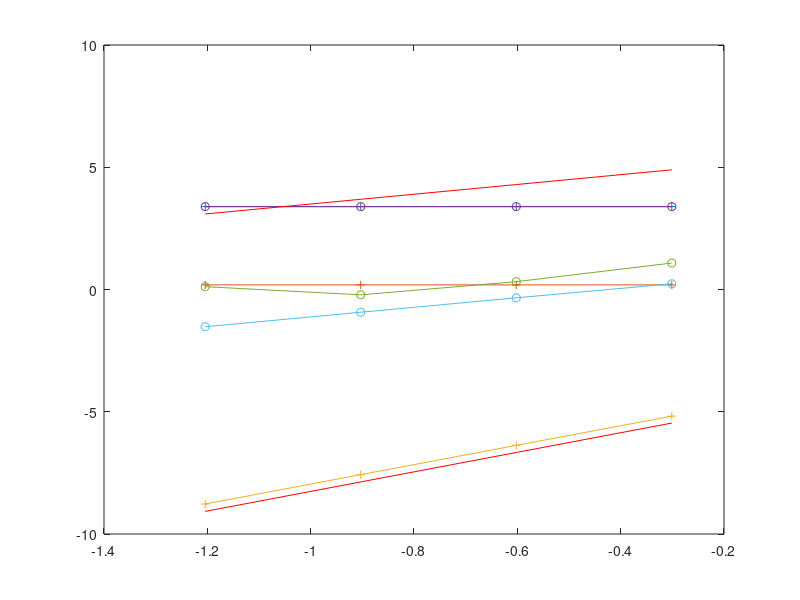

Write the MATLAB code that produced this figure. (Note: this script raises an error after producing the figure.)
clear all; close all; clc;
% exact solution for flux: (1-x)*x*(1+t)^p = bf2(x)/4*(1+t)^p
% exact solution for precusors: (1-x)*x*(1+t)^p = bf2(x)/4*(1+t)^p
p=4;
% pb data
D=1; v=1e0;
beta=0.001; nsf=1.1;sa=1;
lambda=0.1;

% first basis function
bf1=@(x)(1-x).*(0.5-x)*2;
% last basis function
bf3=@(x)x.*(x-0.5)*2;
% middle basis function
bf2=@(x)4*x.*(1-x);
% derivative of the middle basis function
dbf2=@(x)4*(1-2.*x);
% second derivative of the middle basis function
ddbf2=@(x)-8+0.*x;
% temporal component
f = @(t) (1+t)^p;
dfdt = @(t) p*(1+t)^(p-1);

% exact solution for flux and prec
exact=@(x,t) f(t)*bf2(x);

% fem entry for second basis function
b2b2=integral(@(x)bf2(x).*bf2(x),0,1); % used for mass matrix of flux
ddb2=integral(@(x)ddbf2(x).*bf2(x),0,1);
grad2grad2 =integral(@(x)(dbf2(x)).^2,0,1);
% matrix entry for the flux
Aflx=-D*grad2grad2+(nsf*(1-beta)-sa)*b2b2;
IV=b2b2/v;
% source term for the flux equation after fem stuff
S_flx =@(t) b2b2/v*dfdt(t) - f(t)*((nsf*(1-beta)-sa)*b2b2 -D*ddb2) - f(t)*lambda*b2b2;
% exact solution for the flux at x=0.5 ==> bf2(0.5)/4*(1+t)^p = (1+t)^p /4

% source term for the precursors after fem stuff (precursors that are not coupled to flux: 1 and 3)
% exact solution for precursors x(1-x)*(1+t)^p = bf2(x)/4*(1+t)^p
b1b2=integral(@(x)bf1(x).*bf2(x),0,1);
S_p1 = @(t) dfdt(t)*b1b2 + f(t)*lambda*b1b2;
S_p2 = @(t) dfdt(t)*b2b2 + f(t)*lambda*b2b2  - beta*nsf*b2b2*f(t);
% no need for 3 equation because b1b2=b3b2
b3b2=integral(@(x)bf3(x).*bf2(x),0,1);
ex_p1=@(t) f(t)*b1b2;
ex_p2=@(t) f(t)*b2b2;

% full exact solution
ex = @(t) [ exact(0.5,t); ex_p2(t); ex_p1(t) ] ;

% initial values: flux(x=0.5,t=0), p1(t=0)=int( bf1(x) exact_p1(x,t=0) dx,
% same for p2
yinit=ex (0.);

% simulation end time
tend=5;

% size of size
n=3;
% create the time-deriviative part of the system matrix
TD = [ IV 0 0 ; 0 1 0 ; 0 0 1];
% create the steady-state part of the system matrix
A = [ Aflx lambda 0 ; beta*nsf*b2b2 -lambda 0; 0 0 -lambda]; 
% create the time-dependent rhs
S_vec = @(t) [ S_flx(t) ; S_p2(t) ; S_p1(t) ];

do_bdf2=true;
do_bdf3=true;

ntimes=[10 20 40 80]; % 500 1000 5000 1e4]; % 5e4 1e5];% 5e5];% 5e5];

time_integration='sdirk4a';
switch time_integration
    case 'sdirk3'
        rk.nstages=3;
        rk.g=0.43586652150845899941601945119356;
        rk.a=[rk.g 0 0; ...
            ((1-rk.g)/2) rk.g 0;...
            (-(6*rk.g^2-16*rk.g+1)/4) ((6*rk.g^2-20*rk.g+5)/4) rk.g];
        rk.c=sum(rk.a,2);
        rk.b=rk.a(rk.nstages,:);
        rk.order=3;
    case 'sdirk3a'
        rk.nstages=3;
        rk.g=0.2113248654051871177454256097490213;
        rk.a=[rk.g, 0, 0 ;...
            rk.g, rk.g, 0;...
            rk.g, 0.5773502691896257645091487805019573, rk.g ];
        rk.c=sum(rk.a,2);
        rk.b=rk.a(rk.nstages,:);
        rk.order=3;
    case 'sdirk2a'
        rk.nstages=2;
        rk.g=0.2928932188134524755991556378951510;
        rk.a=[rk.g, 0 ;...
            1-rk.g, rk.g];
        rk.c=sum(rk.a,2);
        rk.b=rk.a(rk.nstages,:);
        rk.order=2;
    case 'sdirk2b'
        rk.nstages=2;
        rk.g=1.707106781186547524400844362104849;
        rk.a=[rk.g, 0 ;...
            1-rk.g, rk.g];
        rk.c=sum(rk.a,2);
        rk.b=rk.a(rk.nstages,:);
        rk.order=2;
    case 'sdirk4b'
        rk.nstages=5;
        rk.g=0.25;
        rk.a=[rk.g, 0, 0, 0, 0 ;...
            0.5,rk.g, 0, 0, 0;...
            0.34, -0.04, rk.g, 0, 0;...
            0.2727941176470588235294117647058824, -0.05036764705882352941176470588235294, 0.02757352941176470588235294117647059, rk.g, 0;...
            1.041666666666666666666666666666667,-1.020833333333333333333333333333333,7.8125,-7.083333333333333333333333333333333, rk.g ];
        rk.c=sum(rk.a,2);
        rk.b=rk.a(rk.nstages,:);
        rk.order=4;
    case 'sdirk4a'
        rk.nstages=5;
        rk.g=0.2666666666666666666666666666666667;
        rk.a=[rk.g, 0, 0, 0, 0 ;...
            0.5,rk.g, 0, 0, 0;...
            0.3541539528432732316227461858529820, -0.05415395284327323162274618585298197, rk.g, 0, 0;...
            0.08515494131138652076337791881433756, -0.06484332287891555171683963466229754, 0.07915325296404206392428857585141242, rk.g, 0;...
            2.100115700566932777970612055999074, -0.7677800284445976813343102185062276, 2.399816361080026398094746205273880, -2.998818699869028161397714709433394, rk.g ];
        rk.c=sum(rk.a,2);
        rk.b=rk.a(rk.nstages,:);
        rk.order=4;
    otherwise
        error('this sdirk is not available');
end

err=zeros(n,length(ntimes));
for iconv=1:length(ntimes)
    dt=tend/ntimes(iconv);
    tn=0;
    yn=yinit;
    fprintf('%d/%d\n',iconv,length(ntimes));
    y=zeros(n,rk.nstages); SS=y;
    for it=1:ntimes(iconv)
        for i=1:rk.nstages
            ti = tn + rk.c(i)*dt;
            SS(:,i)=S_vec(ti);
            rhs = TD*yn + dt*rk.a(i,i)*SS(:,i);
            for j=1:i-1
                rhs = rhs + dt*rk.a(i,j)*(A*y(:,j)+SS(:,j));
            end
            y(:,i) = (TD -rk.a(i,i)*dt*A) \ rhs;
        end
        yn = y(:,end);
        tn = tn + dt;
    end
    err(:,iconv)=abs(yn-ex(tend));
end

plot( log10(tend./ntimes), log10(err(1,:)), '+-' ); hold all
plot( log10(tend./ntimes), log10(err(2,:)), '+-' ); hold all
plot( log10(tend./ntimes), log10(err(3,:)), '+-' ); hold all
% slope_err = polyfit(log10(tend./ntimes), log10(err),1)
% reference line y=Cx^s log(y) = log(C) + s log(x)
% we pick one value of (x,y) to get C
% the multiplier in front of C is used to shift the ref. line
nn=1; %
nn=length(err);
s=rk.order; C=0.5*err(3,nn)/(tend/ntimes(nn))^s;
y=C*(tend./ntimes).^s;
hold all;plot(log10(tend./ntimes), log10(y), 'r-')
leg=char(time_integration); 
leg=char(leg,sprintf('slope %d',s)); 


if do_bdf2
    leg=char(leg,'BDF2'); 
    leg=char(leg,sprintf('slope %d',2));
    for iconv=1:length(ntimes)
        dt=tend/ntimes(iconv);
        tn=0;
        yn=yinit;
        fprintf('%d/%d\n',iconv,length(ntimes));
        yolder=yn;
        % first time step: CN
        %         for it=1:ntimes(iconv)
        yn = (TD-dt/2*A)\ ( (TD+dt/2*A)*yn + dt/2*(S_vec(tn)+S_vec(tn+dt)));
        tn = tn + dt;
        %         end
        % other time steps: BDF2
        for it=2:ntimes(iconv)
            ynew = ( TD -2/3*dt*A) \ ( TD/3*(4*yn-yolder) +2/3*dt*S_vec(tn+dt));
            tn = tn + dt;
            yolder=yn;
            yn=ynew;
        end
        err(:,iconv)=abs(yn-ex(tend));
    end
    
    plot( log10(tend./ntimes), log10(err), 'o-' )
    % slope_err = polyfit(log10(tend./ntimes), log10(err),1)
    % reference line y=Cx^s log(y) = log(C) + s log(x)
    % we pick one value of (x,y) to get C
    % the multiplier in front of C is used to shift the ref. line
    nn=1; %
    nn=length(err);
    s=2; C=0.5*err(nn)/(tend/ntimes(nn))^s;
    y=C*(tend./ntimes).^s;
    hold all;plot(log10(tend./ntimes), log10(y), 'r-')
    
end



if do_bdf3
    leg=char(leg,'BDF3'); 
    leg=char(leg,sprintf('slope %d',3));
    for iconv=1:length(ntimes)
        dt=tend/ntimes(iconv);
        tn=0;
        yn=yinit;
        fprintf('%d/%d\n',iconv,length(ntimes));
        % first time step: CN
        yn = (TD-dt/2*A)\ ( (TD+dt/2*A)*yn + dt/2*(S_vec(tn)+S_vec(tn+dt)));
        tn = tn + dt;
        % second time step: BDF2
        yolder=yinit;
        ynew = ( TD -2/3*dt*A) \ ( TD/3*(4*yn-yolder) +2/3*dt*S_vec(tn+dt));
        tn = tn + dt;
        yoldest=yinit;
        yolder=yn;
        yn=ynew;
        % other time steps: BDF3
        for it=3:ntimes(iconv)
            ynew = ( TD -6/11*dt*A) \ ( TD/11*(18*yn-9*yolder+2*yoldest) +6/11*dt*S_vec(tn+dt));
            tn = tn + dt;
            yoldest=yolder;
            yolder=yn;
            yn=ynew;
        end
        err(iconv)=abs(yn-ex(tend));
    end
    
    plot( log10(tend./ntimes), log10(err), 's-' )
    % slope_err = polyfit(log10(tend./ntimes), log10(err),1)
    % reference line y=Cx^s log(y) = log(C) + s log(x)
    % we pick one value of (x,y) to get C
    % the multiplier in front of C is used to shift the ref. line
    nn=1; %
    nn=length(err);
    s=3; C=0.5*err(nn)/(tend/ntimes(nn))^s;
    y=C*(tend./ntimes).^s;
    hold all;plot(log10(tend./ntimes), log10(y), 'r-')
    
end

legend(leg)